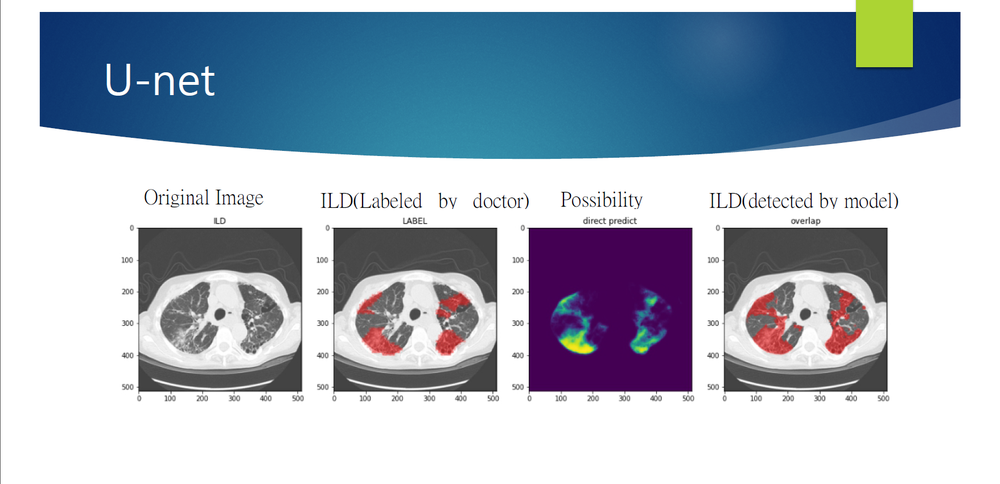
#> input picture report/report1.png, 1000 x 484 px, shrunk from 1757 x 850 before the run, given in place of FILE0_gray_masked.jpg, which was not available
$ jupyter execute --allow-errors 'Grayscale Thresholding.ipynb'   (text cells are left out)
#> lines starting #> are read from the running program, lines starting #| are printed output that depends on the picture; after the words box and inside, x2 and y2 are one past the last pixel; in counts of white or black regions, pixels touching at a corner belong together; pictures that were not available may be replaced by others from this repository, and a replacement may not be noted
[cell 1]
import cv2
import numpy as np
import os
from matplotlib import pyplot as plt
from matplotlib import cm
import argparse
import imutils

[cell 2]
abc = []
path = 'image/ILD/3'#folder path
allFileList = os.listdir(path)#file under the folder

[cell 3]
imglist = []
filename = r'jpg'
# print(allFileList)
for file in allFileList:
    if file.endswith(filename):
        imglist.append(file)
#         print(file)
count = 0
for name in imglist:
    print(count)
    print(name)
    count = count + 1
# [4 lines of commented-out code are left out]

[cell 4]
for file in imglist[66:-1]:
#     file = imglist[65]
    print(file)
    img = cv2.imread(path + "/" + file)
#     plt.imshow(img , 'gray')
    ret,thresh1 = cv2.threshold(img,180,255,cv2.THRESH_BINARY)
    temppath = path
    path = path + '/'+ 'gray'
    if not os.path.isdir(path):
        os.mkdir(path)
    distance = path + '/' + file.split('.')[0] + '_gray.jpg'
    path = temppath
    print(distance)
    cv2.imwrite(distance , thresh1)
# [4 lines of commented-out code are left out]
#> (the rest of this cell did not finish here and is left out)

[cell 5]
img = cv2.imread('image/ILD/2/mask/FILE0_gray_masked.jpg', 0)
#> img: shape (484, 1000); min 0, max 255, mean 176.3
# img = cv2.imread('image/CT-7358-0009.' , 0)
ret,thresh1 = cv2.threshold(img,200,255,cv2.THRESH_BINARY)
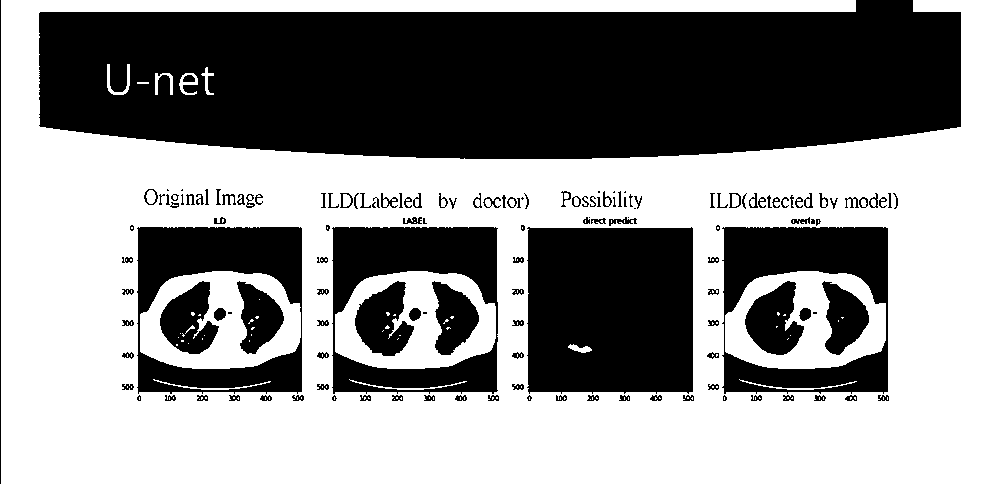
#> thresh1: shape (484, 1000); 55.7% white; 149 black regions (25 under 20 px), largest, box (x1, y1, x2, y2) and area: (39, 0, 961, 159) 125786, (527, 227, 693, 394) 26961, (332, 227, 498, 394) 13748
ret,thresh2 = cv2.threshold(img,127,255,cv2.THRESH_BINARY_INV)
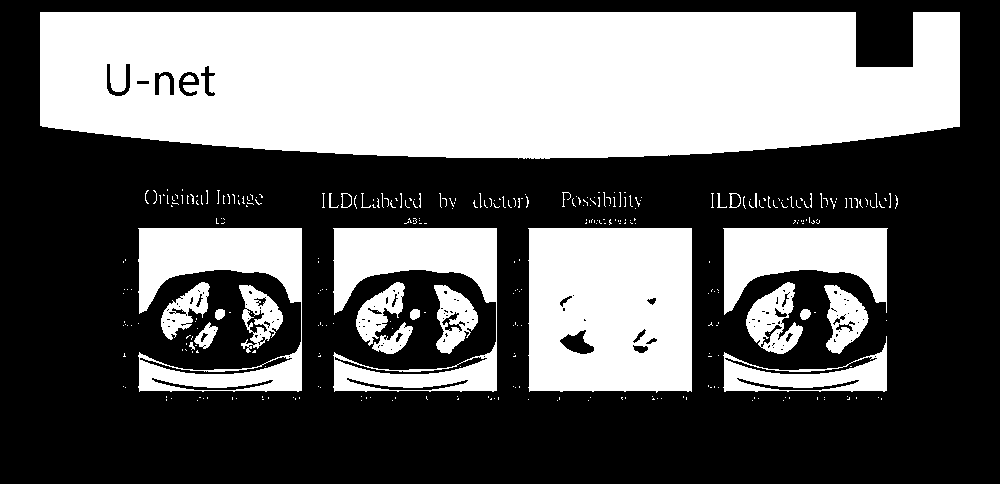
#> thresh2: shape (484, 1000); 40.7% white; 336 white regions (307 under 20 px), largest, box (x1, y1, x2, y2) and area: (40, 12, 960, 159) 121092, (528, 228, 692, 393) 25889, (333, 228, 497, 392) 12377
ret,thresh3 = cv2.threshold(img,127,255,cv2.THRESH_TRUNC)
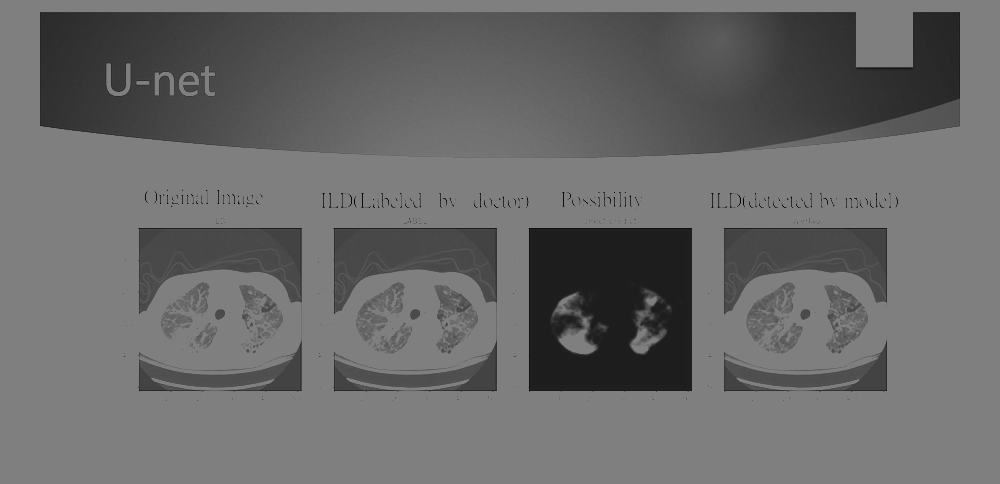
#> thresh3: shape (484, 1000); min 0, max 127, mean 105.3
ret,thresh4 = cv2.threshold(img,127,255,cv2.THRESH_TOZERO)
ret,thresh5 = cv2.threshold(img,127,255,cv2.THRESH_TOZERO_INV)
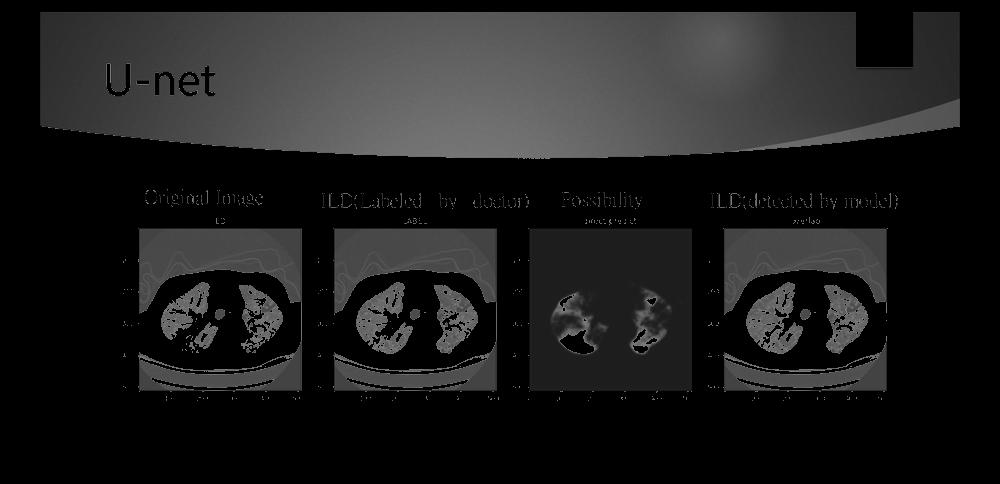
#> thresh5: shape (484, 1000); min 0, max 127, mean 30

titles = ['Original Image','BINARY','BINARY_INV','TRUNC','TOZERO','TOZERO_INV']
images = [img, thresh1, thresh2, thresh3, thresh4, thresh5]

for i in range(0 , 6):
    plt.subplot(2,3,i+1),plt.imshow(images[i],'gray')
    plt.title(titles[i])
    plt.xticks([]),plt.yticks([])

plt.show()
# plt.imshow(thresh1 , 'gray')

[cell 6]
plt.imshow(thresh5 , 'gray')
ret, temp = cv2.threshold(thresh5,0,255,cv2.THRESH_BINARY_INV)
plt.imshow(temp , 'gray')
plt.subplot(1 , 2 , 1),plt.imshow(thresh5 , 'gray')
plt.subplot(1 , 2 , 2),plt.imshow(temp , 'gray')
cv2.imwrite('image/ILD/2/mask/temp.jpg' , thresh5)
#> Out = True

[cell 7]
img = cv2.medianBlur(img , 5)
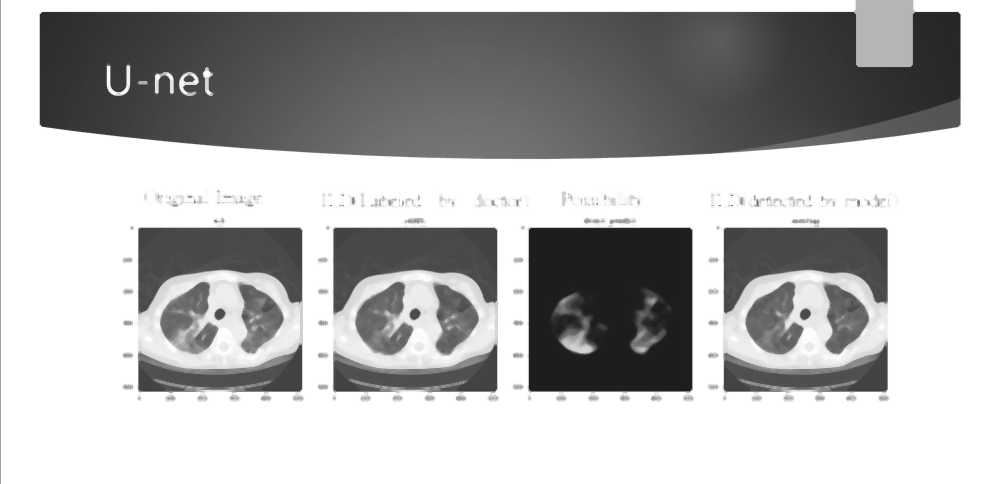
#> img: shape (484, 1000); min 29, max 255, mean 177.2
th2 = cv2.adaptiveThreshold(img,255,cv2.ADAPTIVE_THRESH_MEAN_C,\
            cv2.THRESH_BINARY,11,-3)
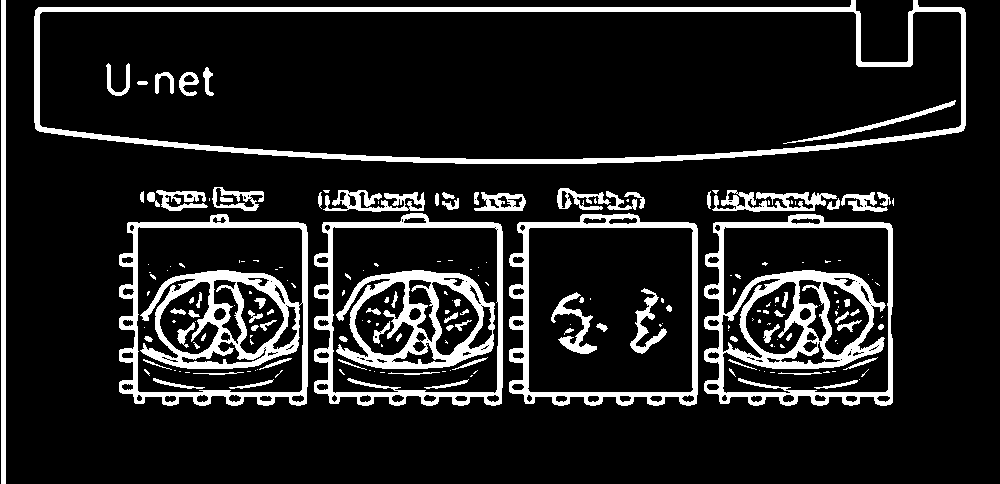
#> th2: shape (484, 1000); 13.4% white; 198 white regions (111 under 20 px), largest, box (x1, y1, x2, y2) and area: (34, 0, 966, 164) 11413, (119, 214, 308, 406) 10720, (704, 214, 893, 406) 10708
th3 = cv2.adaptiveThreshold(img,255,cv2.ADAPTIVE_THRESH_GAUSSIAN_C,\
            cv2.THRESH_BINARY,11,2)
#> th3: shape (484, 1000); 89.3% white; 441 black regions (294 under 20 px), largest, box (x1, y1, x2, y2) and area: (40, 12, 961, 159) 10584, (137, 228, 303, 393) 5344, (529, 228, 693, 392) 3005
titles = ['Original Image' , 'Normal Thresholding' , 'Mean Thresholding' , 'Gaussian Thresholding']
image = [img , thresh1 , th2 , th3]

for i in range(0 , 4):
    plt.subplot(2,2,i+1),plt.imshow(image[i] , 'gray')
    plt.title(titles[i])
    plt.xticks([]),plt.yticks([])

plt.show()

[cell 8]
img = cv2.medianBlur(img , 5)
th2 = cv2.adaptiveThreshold(img,255,cv2.ADAPTIVE_THRESH_MEAN_C,\
            cv2.THRESH_BINARY,11,2)
#> th2: shape (484, 1000); 87.6% white; 219 black regions (80 under 20 px), largest, box (x1, y1, x2, y2) and area: (40, 12, 961, 159) 12435, (723, 307, 888, 392) 3574, (333, 302, 498, 392) 3531
th3 = cv2.adaptiveThreshold(img,255,cv2.ADAPTIVE_THRESH_GAUSSIAN_C,\
            cv2.THRESH_BINARY,11,2)
#> th3: shape (484, 1000); 89.7% white; 346 black regions (207 under 20 px), largest, box (x1, y1, x2, y2) and area: (40, 12, 961, 159) 10707, (137, 228, 303, 392) 4750, (529, 228, 693, 392) 2991
titles = ['Original Image' , 'Normal Thresholding' , 'Mean Thresholding' , 'Gaussian Thresholding']
image = [img , thresh1 , th2 , th3]

for i in range(0 , 4):
    plt.subplot(2,2,i+1),plt.imshow(image[i] , 'gray')
    plt.title(titles[i])
    plt.xticks([]),plt.yticks([])

plt.show()

[cell 9]
img = cv2.imread('image/ILD/1/FILE0.jpg', 0)
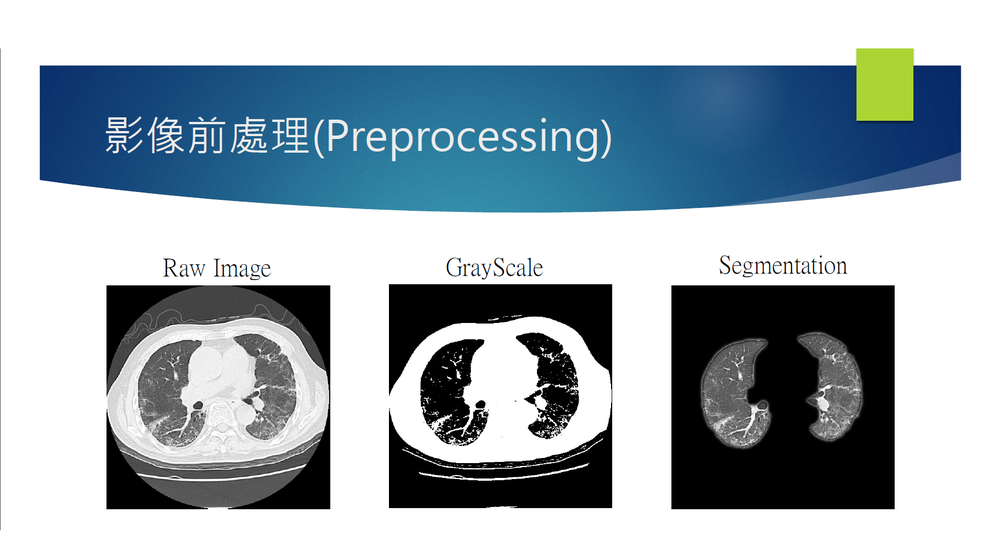
#> input picture report/report2.png, 1000 x 540 px, shrunk from 1756 x 948 before the run, given in place of FILE0.jpg, which was not available
#> img: shape (540, 1000); min 0, max 255, mean 166.8

ret2,th2 = cv2.threshold(img,0,255,cv2.THRESH_BINARY+cv2.THRESH_OTSU)
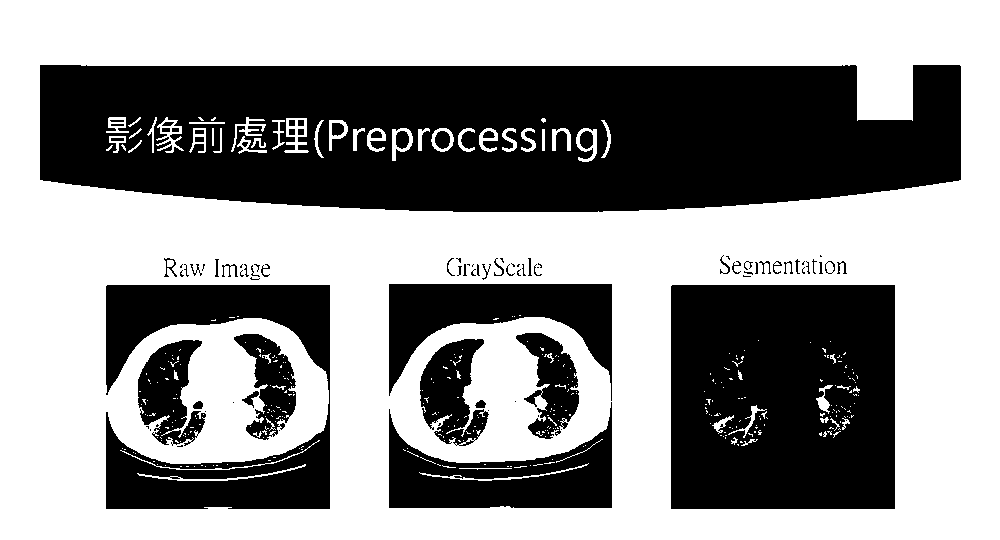
#> th2: shape (540, 1000); 57.5% white; 101 black regions (42 under 20 px), largest, box (x1, y1, x2, y2) and area: (40, 65, 961, 212) 115857, (671, 285, 895, 509) 49073, (106, 285, 330, 509) 23341
#> ret2 = 152

blur = cv2.GaussianBlur(img,(5,5),0)
ret3,th3 = cv2.threshold(blur,0,255,cv2.THRESH_BINARY+cv2.THRESH_OTSU)
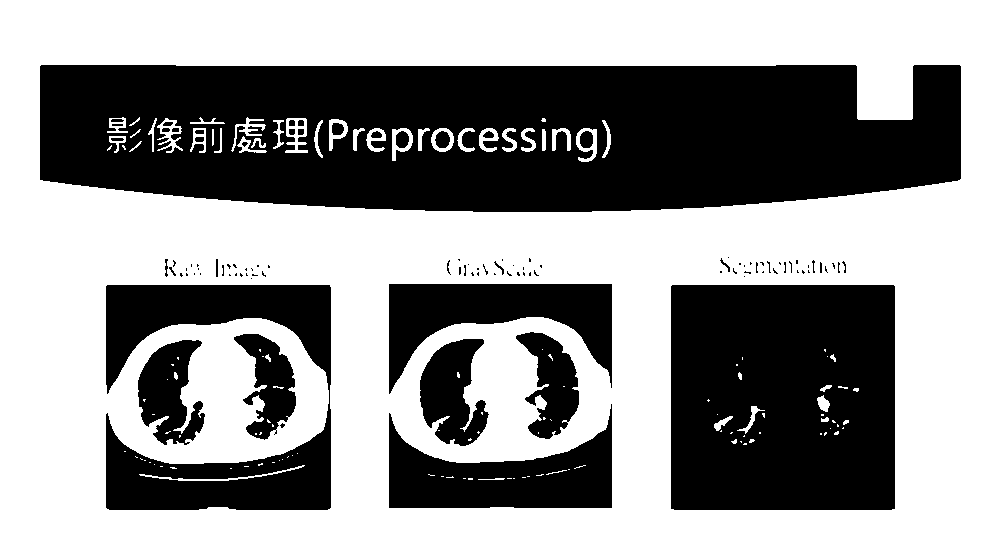
#> th3: shape (540, 1000); 57.2% white; 104 black regions (69 under 20 px), largest, box (x1, y1, x2, y2) and area: (40, 65, 961, 212) 115801, (671, 285, 895, 510) 49674, (106, 285, 331, 510) 23967
#> ret3 = 153

image = [img , th2 , th3]
titles = ['Original Image' , 'Otsu image' , 'Gaussian filter image']
for i in range(0 , 3):
#     plt.subplot(3,3,i*3+1),plt.imshow(images[i*3],'gray')
    plt.subplot(1 , 3 , i+1), plt.imshow(image[i] , 'gray')
    plt.title(titles[i])
    plt.xticks([]),plt.yticks([])

plt.show()
